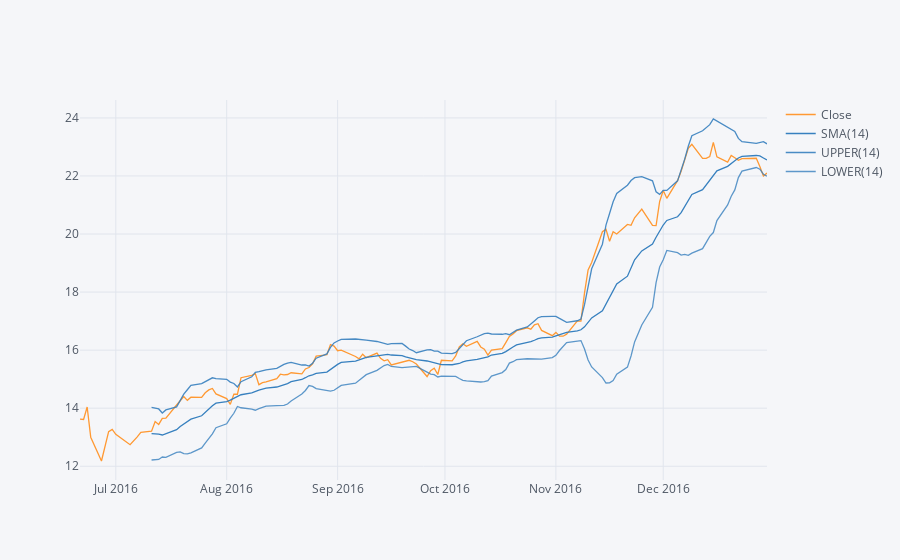

The notebook cell saved with this chart:
### Markdown cell above
**  create a Bollinger Band Plot for Bank of America for the year 2016.**

### Code cell
BAC[['Close']].ix['2016-01-01':'2017-01-01'].ta_plot(study='boll',title ='Bollinger Band Plot')

### Figure 1 — Plotly figure (JSON) as saved in the notebook; plotly's stock layout.template omitted (floating-point values rounded to 4 significant figures; data arrays with more than 128 entries replaced by an {"elided": "..."} marker saying what was removed)
{"data": [{"line": {"color": "rgba(255, 153, 51, 1.0)", "dash": "solid", "shape": "linear", "width": 1.3}, "mode": "lines", "name": "Close", "text": "", "type": "scatter", "x": {"elided": "135 str values"}, "y": {"elided": "135 float values"}}, {"line": {"color": "rgba(55, 128, 191, 1.0)", "dash": "solid", "shape": "linear", "width": 1.3}, "mode": "lines", "name": "SMA(14)", "text": "", "type": "scatter", "x": {"elided": "135 str values"}, "y": {"elided": "135 mixed values"}}, {"line": {"color": "rgba(55, 128, 191, 0.8999999999999999)", "dash": "solid", "shape": "linear", "width": 1.3}, "mode": "lines", "name": "UPPER(14)", "text": "", "type": "scatter", "x": {"elided": "135 str values"}, "y": {"elided": "135 mixed values"}}, {"line": {"color": "rgba(55, 128, 191, 0.7999999999999998)", "dash": "solid", "shape": "linear", "width": 1.3}, "mode": "lines", "name": "LOWER(14)", "text": "", "type": "scatter", "x": {"elided": "135 str values"}, "y": {"elided": "135 mixed values"}}], "layout": {"legend": {"bgcolor": "#F5F6F9", "font": {"color": "#4D5663"}}, "paper_bgcolor": "#F5F6F9", "plot_bgcolor": "#F5F6F9", "title": {"font": {"color": "#4D5663"}}, "xaxis": {"gridcolor": "#E1E5ED", "showgrid": true, "tickfont": {"color": "#4D5663"}, "title": {"font": {"color": "#4D5663"}, "text": ""}, "zerolinecolor": "#E1E5ED"}, "yaxis": {"gridcolor": "#E1E5ED", "showgrid": true, "tickfont": {"color": "#4D5663"}, "title": {"font": {"color": "#4D5663"}, "text": ""}, "zerolinecolor": "#E1E5ED"}}}
